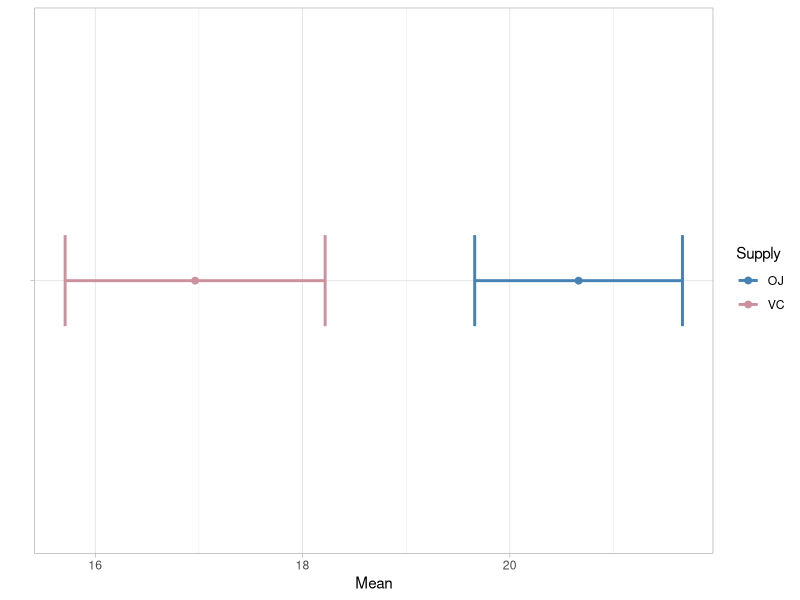
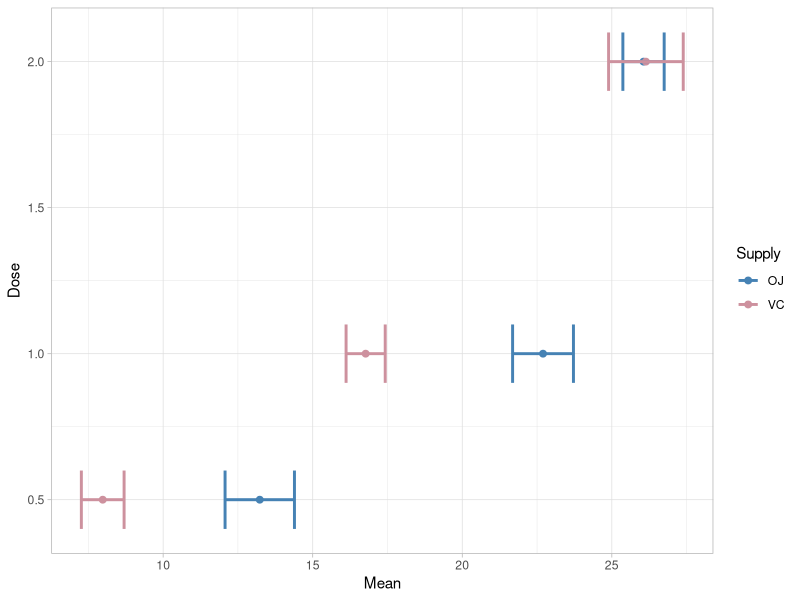

These charts were generated, in order, by the following R code:
## ---- chunk 1
knitr::opts_chunk$set(echo = TRUE, out.height = "7cm", fig.align = "center",
                      fig.show = "hold")

library(ggplot2)
library(gridExtra)
library(dplyr)
library(kableExtra)
## ---- chunk 2
data(ToothGrowth)
ToothGrowth <- ToothGrowth %>% rename(Length = len, Supply = supp, Dose = dose)
## ---- chunk 3
str(ToothGrowth)
## ---- chunk 4
aggregate.stats <- ToothGrowth %>%
  group_by(Supply) %>%
  summarise(Mean = mean(Length, na.rm = TRUE),
            StdDev = sd(Length, na.rm = TRUE),
            Min = min(Length, na.rm = TRUE),
            Median = median(Length, na.rm = TRUE),
            Max = max(Length, na.rm = TRUE),
            Count = length(Length),
            NAs = sum(is.na(Length)))

detailed.stats <- ToothGrowth %>%
  group_by(Supply, Dose) %>%
  summarise(Mean = mean(Length, na.rm = TRUE),
            StdDev = sd(Length, na.rm = TRUE),
            Min = min(Length, na.rm = TRUE),
            Median = median(Length, na.rm = TRUE),
            Max = max(Length, na.rm = TRUE),
            Count = length(Length),
            NAs = sum(is.na(Length)))
## ---- chunk 5
aggregate.stats %>%
  kable(row.names = FALSE, align = 'r') %>%
  kable_styling(full_width = FALSE, bootstrap_options = "condensed",
                position = "center", font_size = 10) %>%
  column_spec(1:8, width = "1.5cm")
## ---- chunk 6
detailed.stats %>%
  kable(row.names = FALSE, align = 'r') %>%
  kable_styling(full_width = FALSE, bootstrap_options = "condensed",
                position = "center", font_size = 10) %>%
  column_spec(1:9, width = "1.5cm")
## ---- chunk 7
civ.bound <- function(q, statistic, stddev, sample.size, bound = "LOW")
{
  margin.of.error <- pt(q, sample.size-1) * stddev / sqrt(sample.size)
  
  if (bound == "LOW")
    statistic - margin.of.error
  else
    statistic + margin.of.error
}

percentile <- 95
q <- (100 + percentile) / 200
## ---- chunk 8
CIV.aggmean <- aggregate.stats %>%
  select(Supply, Count, Mean, StdDev) %>% 
  mutate(Low = civ.bound(q, Mean, StdDev, Count, "LOW"),
         High = civ.bound(q, Mean, StdDev, Count, "HIGH"))

CIV.aggmean %>%
  kable(row.names = FALSE, align = 'r') %>%
  kable_styling(full_width = FALSE, bootstrap_options = "condensed",
                position = "center", font_size = 10) %>%
  column_spec(1:6, width = "1.5cm")
## ---- chunk 9
ggplot(CIV.aggmean, mapping = aes(color = Supply)) +
  theme_light() + scale_color_manual(values = c("steelblue", "pink3")) +
  labs(y = "") +
  geom_point(mapping = aes(x = Mean, y = ""), size = I(2)) +
  geom_errorbarh(mapping = aes(xmin = Low, xmax = High, y = ""),
                 height = I(0.2), size = I(1))
## ---- chunk 10
CIV.detmean <- detailed.stats %>%
  select(Supply, Dose, Count, Mean, StdDev) %>% 
  mutate(Low = civ.bound(q, Mean, StdDev, Count, "LOW"),
         High = civ.bound(q, Mean, StdDev, Count, "HIGH"))

CIV.detmean %>%
  kable(row.names = FALSE, align = 'r') %>%
  kable_styling(full_width = FALSE, bootstrap_options = "condensed",
                position = "center", font_size = 10) %>%
  column_spec(1:6, width = "1.5cm")
## ---- chunk 11
ggplot(CIV.detmean, mapping = aes(color = Supply)) + 
  theme_light() + scale_color_manual(values = c("steelblue", "pink3")) +
  geom_point(mapping = aes(x = Mean, y = Dose), size = I(2)) +
  geom_errorbarh(mapping = aes(xmin = Low, xmax = High, y = Dose),
                 height = I(0.2), size = I(1))
## ---- chunk 12
alpha <- 0.05
n <- 30
## ---- chunk 13
diff <- filter(ToothGrowth, Supply == "OJ")$Length -
        filter(ToothGrowth, Supply == "VC")$Length

diff.mean <- mean(diff)
diff.sd <- sd(diff)

t.stat <- diff.mean / (diff.sd / sqrt(nrow(ToothGrowth)/2))
p.value <- pt(t.stat, length(diff) - 1, lower.tail = FALSE)
## ---- chunk 14
alpha <- 0.05
n <- 10
doses <- c(0.5, 1, 2)
## ---- chunk 15
diffs <- data.frame(Dose = doses)

diffs$DiffMean <- sapply(doses,
                         function (X)
                           mean(filter(ToothGrowth, Dose == X, Supply == "OJ")$Length -
                                filter(ToothGrowth, Dose == X, Supply == "VC")$Length)
                         )

diffs$DiffSD <- sapply(doses,
                       function (X)
                         sd(filter(ToothGrowth, Dose == X, Supply == "OJ")$Length -
                            filter(ToothGrowth, Dose == X, Supply == "VC")$Length)
                       )

diffs <- diffs %>% mutate(T.stat = DiffMean / (DiffSD / sqrt(n)))
diffs <- diffs %>% mutate(P.value = pt(T.stat, n-1, lower.tail = FALSE))
diffs$Alpha <- alpha
diffs$Reject.H0 <- diffs$P.value <= diffs$Alpha
## ---- chunk 16
diffs %>% kable(row.names = FALSE,
                col.names = c("Dose", "Difference mean", "Difference s.d.",
                              "T-statistic", "P-value", "Alpha", "Reject H0")) %>%
  kable_styling(bootstrap_options = "condensed", full_width = FALSE,
                font_size = 11) %>%
  column_spec(1:7, width = "1.75cm")
